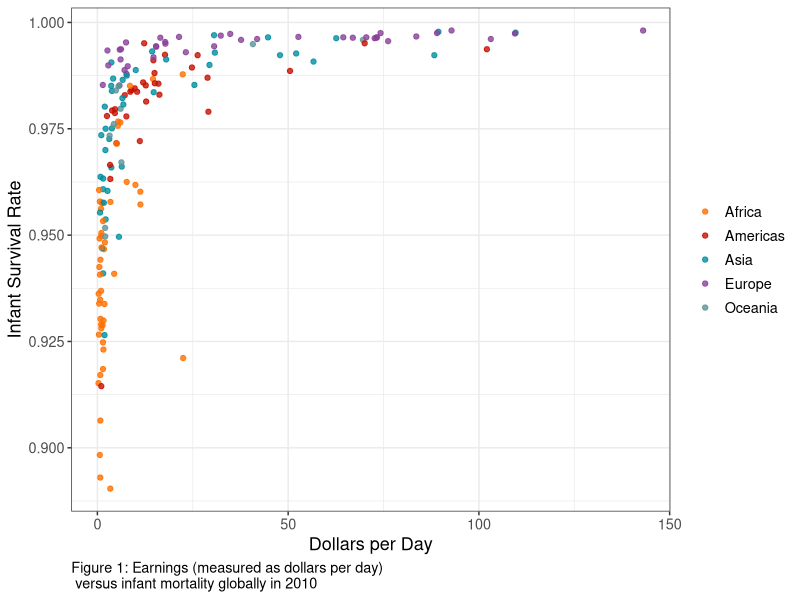
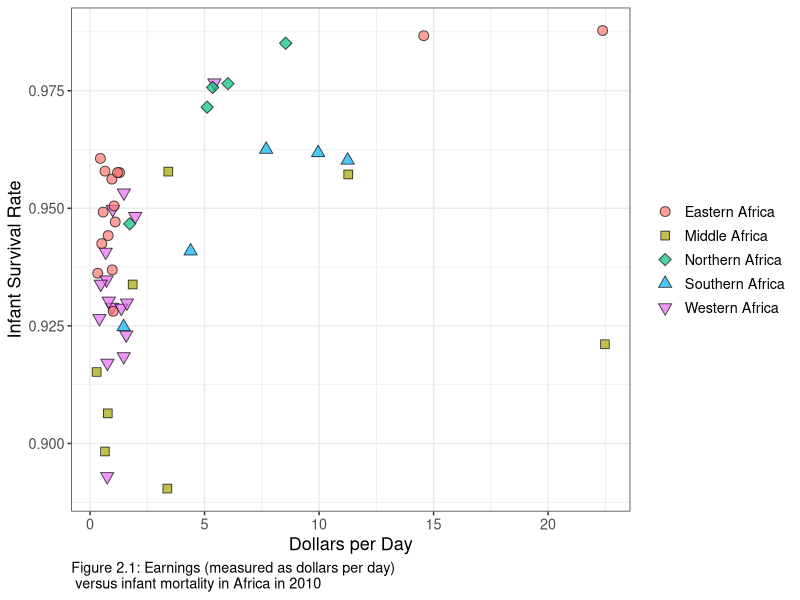
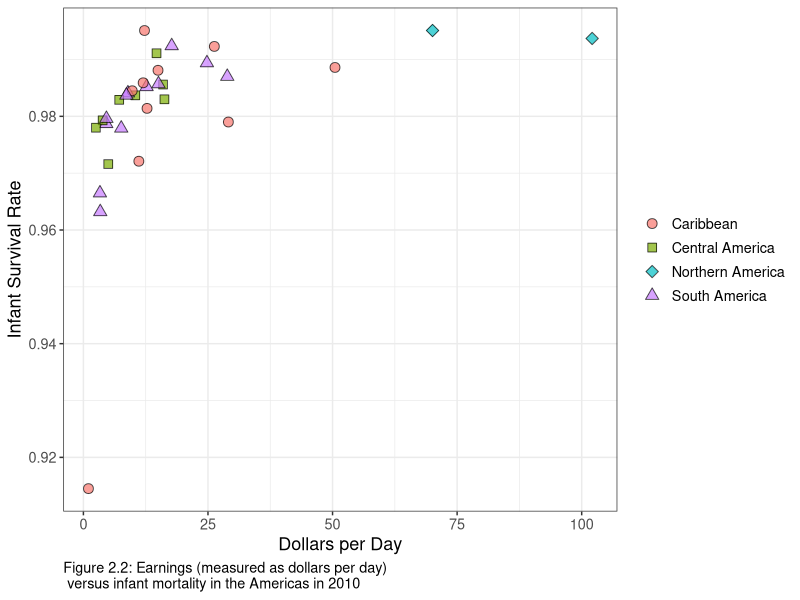
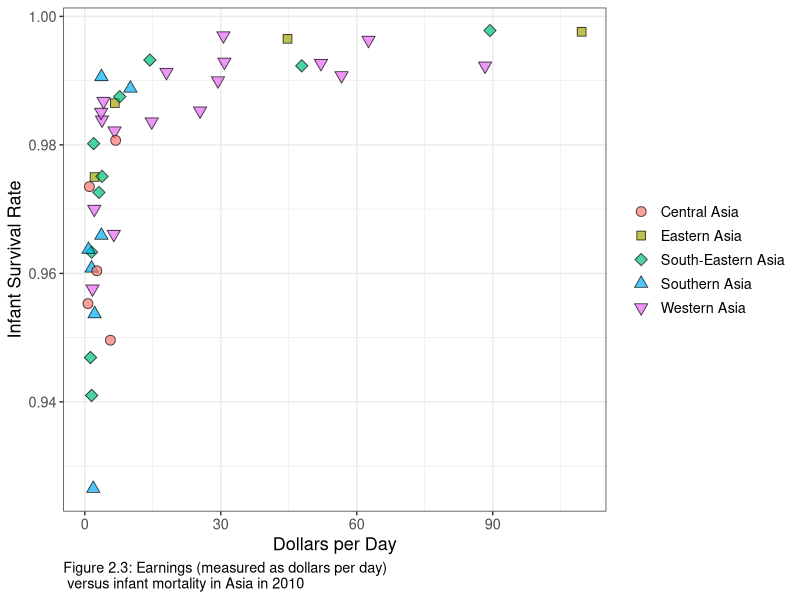
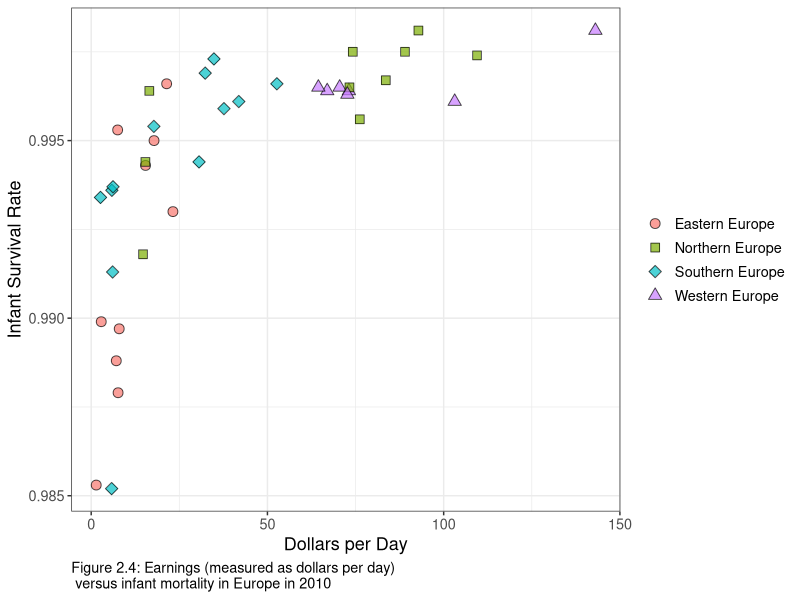
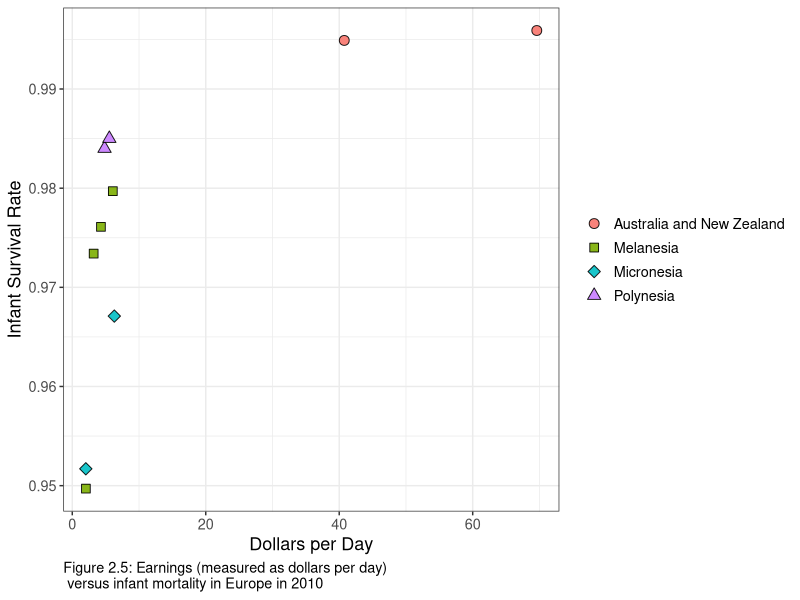
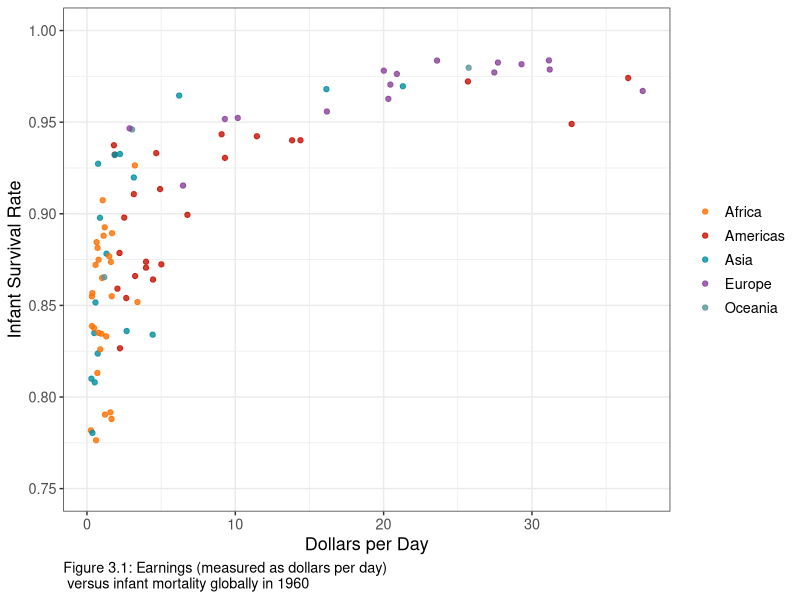
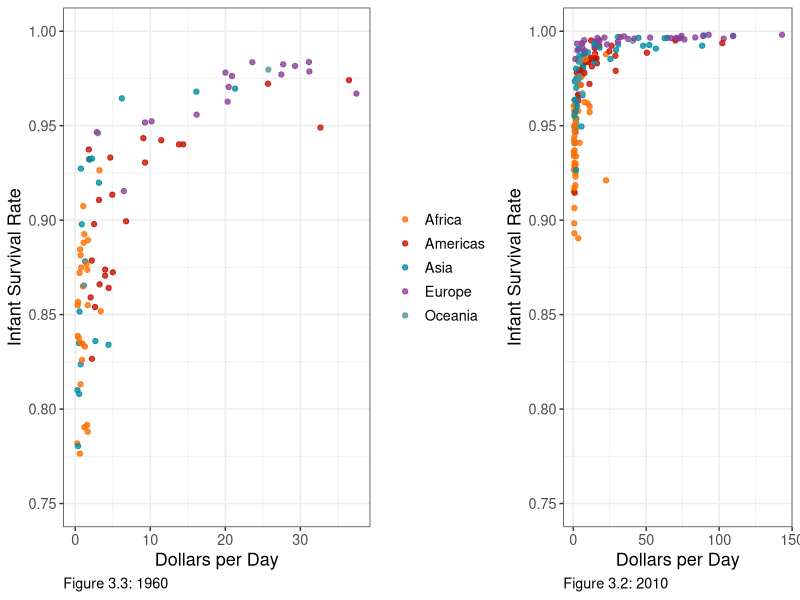

Write the R code that produced these figures, in order.
## ---- chunk 1
knitr::opts_chunk$set(echo = TRUE)
## ---- chunk 2
library(tidyverse)
library(dslabs)
library(ggrepel)
library(ggsci)
library(gridExtra)
data(gapminder)
head(gapminder)
## ---- chunk 3
gap2010 <- gapminder %>% 
  filter(year == 2010 & !is.na(gdp) & !is.na(infant_mortality)) %>%
  mutate(dollars_per_day = gdp/population/365) %>% 
  mutate(infant_survival_rate = 1 - infant_mortality/1000) 
head(gap2010)
## ---- chunk 4
col.pal <- pal_futurama(palette = "planetexpress")(5)
## ---- chunk 5
plot1 <- ggplot() + geom_point(data = gap2010, aes(x = dollars_per_day, y = infant_survival_rate, color = continent), alpha = 0.8) + theme_bw() + labs(x = "Dollars per Day", y = "Infant Survival Rate", caption = "Figure 1: Earnings (measured as dollars per day) \n versus infant mortality globally in 2010") + theme(text = element_text(size=13), plot.caption = element_text(hjust = 0), legend.title = element_blank()) + scale_color_futurama()
plot1
## ---- chunk 6
gap2010afr <- gap2010 %>% filter(continent == "Africa")
gap2010am <- gap2010 %>% filter(continent == "Americas")
gap2010oc <- gap2010 %>% filter(continent == "Oceania")
gap2010eu <- gap2010 %>% filter(continent == "Europe")
gap2010asia <- gap2010 %>% filter(continent == "Asia")
## ---- chunk 7
plot.afr <- ggplot() + geom_point(data = gap2010afr, aes(x = dollars_per_day, y = infant_survival_rate, fill = region, shape = region), size = 3, alpha = 0.7) + theme_bw() + labs(x = "Dollars per Day", y = "Infant Survival Rate", caption = "Figure 2.1: Earnings (measured as dollars per day) \n versus infant mortality in Africa in 2010") + theme(text = element_text(size=13), plot.caption = element_text(hjust = 0), legend.title = element_blank()) + scale_shape_manual(values = c(21:25)) + scale_color_locuszoom()
plot.afr
## ---- chunk 8
plot.am <- ggplot() + geom_point(data = gap2010am, aes(x = dollars_per_day, y = infant_survival_rate, fill = region, shape = region), size = 3, alpha = 0.7) + theme_bw() + labs(x = "Dollars per Day", y = "Infant Survival Rate", caption = "Figure 2.2: Earnings (measured as dollars per day) \n versus infant mortality in the Americas in 2010") + theme(text = element_text(size=13), plot.caption = element_text(hjust = 0), legend.title = element_blank()) + scale_shape_manual(values = c(21:25)) + scale_color_locuszoom()
plot.am
## ---- chunk 9
plot.asia <- ggplot() + geom_point(data = gap2010asia, aes(x = dollars_per_day, y = infant_survival_rate, fill = region, shape = region), size = 3, alpha = 0.7) + theme_bw() + labs(x = "Dollars per Day", y = "Infant Survival Rate", caption = "Figure 2.3: Earnings (measured as dollars per day) \n versus infant mortality in Asia in 2010") + theme(text = element_text(size=13), plot.caption = element_text(hjust = 0), legend.title = element_blank()) + scale_shape_manual(values = c(21:25)) + scale_color_locuszoom()
plot.asia
## ---- chunk 10
plot.eu <- ggplot() + geom_point(data = gap2010eu, aes(x = dollars_per_day, y = infant_survival_rate, fill = region, shape = region), size = 3, alpha = 0.7) + theme_bw() + labs(x = "Dollars per Day", y = "Infant Survival Rate", caption = "Figure 2.4: Earnings (measured as dollars per day) \n versus infant mortality in Europe in 2010") + theme(text = element_text(size=13), plot.caption = element_text(hjust = 0), legend.title = element_blank()) + scale_shape_manual(values = c(21:25)) + scale_color_locuszoom()
plot.eu
## ---- chunk 11
plot.oc <- ggplot() + geom_point(data = gap2010oc, aes(x = dollars_per_day, y = infant_survival_rate, fill = region, shape = region), size = 3, alpha = 0.9) + theme_bw() + labs(x = "Dollars per Day", y = "Infant Survival Rate", caption = "Figure 2.5: Earnings (measured as dollars per day) \n versus infant mortality in Europe in 2010") + theme(text = element_text(size=13), plot.caption = element_text(hjust = 0), legend.title = element_blank()) + scale_shape_manual(values = c(21:25)) + scale_color_locuszoom()
plot.oc
## ---- chunk 12
gap1960 <- gapminder %>% 
  filter(year == 1960 & !is.na(gdp) & !is.na(infant_mortality)) %>%
  mutate(dollars_per_day = gdp/population/365) %>% 
  mutate(infant_survival_rate = 1 - infant_mortality/1000) 
head(gap1960)
## ---- chunk 13
plot2 <- ggplot() + geom_point(data = gap1960, aes(x = dollars_per_day, y = infant_survival_rate, color = continent), alpha = 0.8) + theme_bw() + labs(x = "Dollars per Day", y = "Infant Survival Rate", caption = "Figure 3.1: Earnings (measured as dollars per day) \n versus infant mortality globally in 1960") + theme(text = element_text(size=13), plot.caption = element_text(hjust = 0), legend.title = element_blank()) + scale_color_futurama() + ylim(0.75,1)
plot2
## ---- chunk 14
# Update the 2010 graph so that the y-axis is consistent with 1960, and remove redundant captions and legend
plot3 <- plot1 + ylim(.75,1) + theme(legend.position = "none") + labs(x = "Dollars per Day", y = "Infant Survival Rate", caption = "Figure 3.2: 2010")
plot2 <- plot2 + ylim(.75,1) + labs(x = "Dollars per Day", y = "Infant Survival Rate", caption = "Figure 3.3: 1960")
grid.arrange(plot2, plot3, widths = c(5, 3))
## ---- chunk 15
gap.tot <- full_join(gap2010, gap1960)
gap.wafr <- gap.tot %>% filter(region == "Western Africa")
## ---- chunk 16
# Create data frame with just 2010 data, to avoid having two labels show up on the grapg
west.afr <- gap.wafr %>% filter(year == 2010)
# Set up the data frame to include country name, and the x and y coordinates where the labels should be placed on the graph. Adding 2 to the year helps prevent the text from overlapping the end point of the data, but causes its own quirks as we will see below
westafr.ann <- data.frame(country = west.afr$country, x = west.afr$year + 2, y = west.afr$infant_survival_rate)
# Ensure that this worked properly
head(westafr.ann)
# Looks good, proceed with plot
plot6 <- ggplot(data = gap.wafr, aes(x = year, y = infant_survival_rate, group = country)) + geom_line(aes(color = country), alpha = 0.9) + geom_point(aes(color = country)) + theme_bw() + geom_text_repel(data = westafr.ann, aes(x = x, y = y, label = country)) + theme(text = element_text(size=13), plot.caption = element_text(hjust = 0), legend.position = "none") + labs(x = "Year", y = "Infant Survival Rate", caption = "Figure 4: Change in infant survival rate in Western African countries, 1960-2010") + xlim(NA, 2015)
plot6
